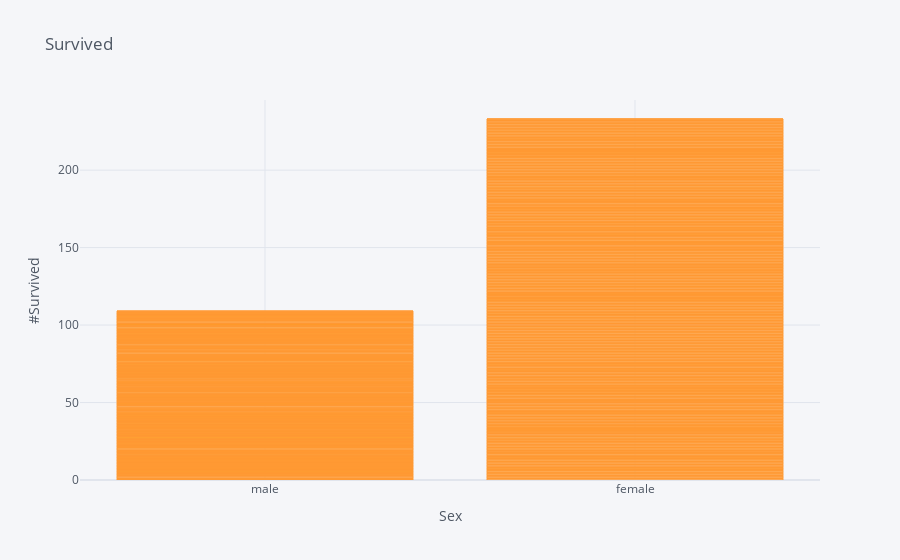

The cell this chart's notebook holds for it:
### Markdown cell above
### Add title

### Code cell
titanic.iplot(kind = 'bar', x = 'sex', y='survived', title = 'Survived', xTitle='Sex', yTitle='#Survived')

### Figure 1 — Plotly figure (JSON) as saved in the notebook; plotly's stock layout.template omitted (floating-point values rounded to 4 significant figures; data arrays with more than 128 entries replaced by an {"elided": "..."} marker saying what was removed)
{"data": [{"marker": {"color": "rgba(255, 153, 51, 0.6)", "line": {"color": "rgba(255, 153, 51, 1.0)", "width": 1}}, "name": "survived", "orientation": "v", "text": "", "type": "bar", "x": {"elided": "891 str values"}, "y": {"elided": "891 int values"}}], "layout": {"legend": {"bgcolor": "#F5F6F9", "font": {"color": "#4D5663"}}, "paper_bgcolor": "#F5F6F9", "plot_bgcolor": "#F5F6F9", "title": {"font": {"color": "#4D5663"}, "text": "Survived"}, "xaxis": {"gridcolor": "#E1E5ED", "showgrid": true, "tickfont": {"color": "#4D5663"}, "title": {"font": {"color": "#4D5663"}, "text": "Sex"}, "zerolinecolor": "#E1E5ED"}, "yaxis": {"gridcolor": "#E1E5ED", "showgrid": true, "tickfont": {"color": "#4D5663"}, "title": {"font": {"color": "#4D5663"}, "text": "#Survived"}, "zerolinecolor": "#E1E5ED"}}}
